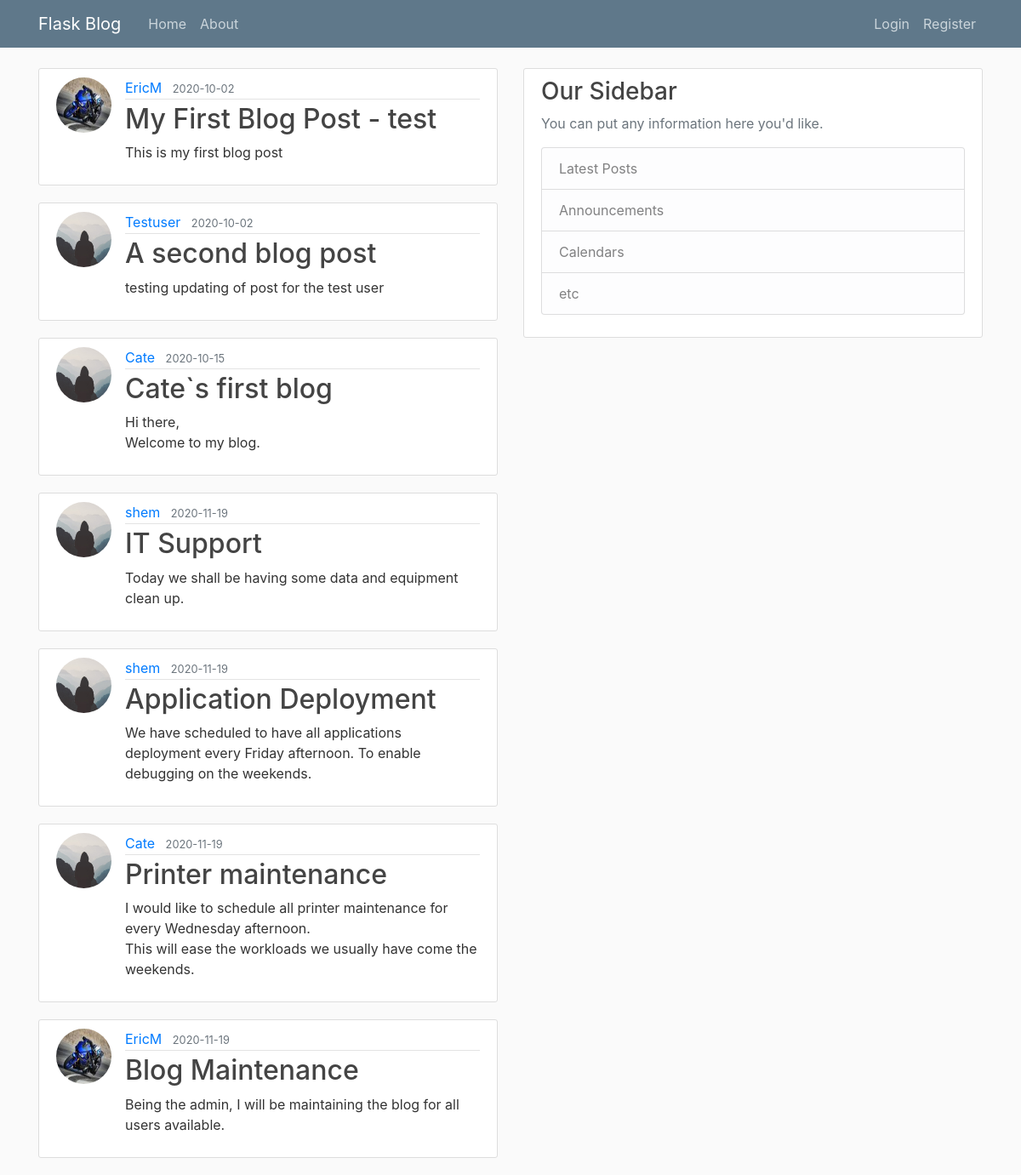
The page / on the database its author committed.
### flaskblog/models.py (models this page shows, shortened)
class Post(db.Model):
    id = db.Column(db.Integer, primary_key=True)
    title = db.Column(db.String(100), nullable=False)
    date_posted = db.Column(db.DateTime, nullable=False, default=datetime.utcnow)
    content = db.Column(db.Text, nullable=False)
    user_id = db.Column(db.Integer, db.ForeignKey('user.id'), nullable=False)

class User(db.Model, UserMixin):
    id = db.Column(db.Integer, primary_key=True)
    username = db.Column(db.String(20), unique=True, nullable=False)
    email = db.Column(db.String(120), unique=True, nullable=False)
    image_file = db.Column(db.String(20), nullable=False, default='default.jpg')
    password = db.Column(db.String(60), nullable=False)
    posts = db.relationship('Post', backref='author', lazy=True)

### flaskblog/routes.py (the view)
@app.route('/')
def home():
    posts = Post.query.all()
    return render_template('home.html', posts=posts)

### flaskblog/templates/home.html
{% extends "layout.html" %}
{% block content %}
 {% for post in posts%}
    <article class="media content-section">
        <img class="rounded-circle article-img" src="{{ url_for('static', filename='profile_pics/' + post.author.image_file) }}">
    <div class="media-body">
      <div class="article-metadata">
        <a class="mr-2" href="#">{{ post.author.username }}</a>
        <small class="text-muted">{{ post.date_posted.strftime('%Y-%m-%d') }}</small>
      </div>
      <h2><a class="article-title" href="{{ url_for('post', post_id=post.id) }}">{{ post.title }}</a></h2>
      <p class="article-content">{{ post.content }}</p>
    </div>
    </article>
 {% endfor %}
{% endblock content%}

### flaskblog/templates/layout.html (shortened to what this page needs)
<!DOCTYPE html>
<html>
<head>
    <link rel="stylesheet" href="https://stackpath.bootstrapcdn.com/bootstrap/4.4.1/css/bootstrap.min.css">
    <link rel="stylesheet" type="text/css" href="{{ url_for('static', filename='main.css') }}">
</head>
<body>
  <header class="site-header">
  <nav class="navbar navbar-expand-md navbar-dark bg-steel fixed-top">
    <div class="container">
      <a class="navbar-brand mr-4" href="/">Flask Blog</a>
      <div class="collapse navbar-collapse" id="navbarToggle">
        <div class="navbar-nav mr-auto">
          <a class="nav-item nav-link" href="{{ url_for('home') }}">Home</a>
          <a class="nav-item nav-link" href="{{ url_for('about') }}">About</a>
        </div>
        <div class="navbar-nav">
            {% if current_user.is_authenticated %}
               <a class="nav-item nav-link" href="{{ url_for('new_post') }}">New Post</a>
               <a class="nav-item nav-link" href="{{ url_for('account') }}">Account</a>
               <a class="nav-item nav-link" href="{{ url_for('logout') }}">Logout</a>
            {% else %}
               <a class="nav-item nav-link" href="{{ url_for('login') }}">Login</a>
               <a class="nav-item nav-link" href="{{ url_for('register') }}">Register</a>
            {% endif %}
        </div>
      </div>
    </div>
  </nav>
  </header>
  <main role="main" class="container">
  <div class="row">
    <div class="col-md-6">
      {% block content %}{% endblock %}
    </div>
    <div class="col-md-6">
      <div class="content-section">
        <h3>Our Sidebar</h3>
        <p class='text-muted'>You can put any information here you'd like.
          <ul class="list-group">
            <li class="list-group-item list-group-item-light">Latest Posts</li>
            <li class="list-group-item list-group-item-light">Announcements</li>
            <li class="list-group-item list-group-item-light">Calendars</li>
            <li class="list-group-item list-group-item-light">etc</li>
          </ul>
        </p>
      </div>
    </div>
  </div>
  </main>
</body>
</html>

### flaskblog/static/main.css (style rules this page uses)
body { background: #fafafa; color: #333333; margin-top: 5rem; }
h1, h2, h3, h4, h5, h6 { color: #444444; }
.bg-steel { background-color: #5f788a; }
.site-header .navbar-nav .nav-link { color: #cbd5db; }
.content-section { background: #ffffff; padding: 10px 20px; border: 1px solid #dddddd; border-radius: 3px; margin-bottom: 20px; }
.article-title { color: #444444; }
.article-content { white-space: pre-line; }
.article-img { height: 65px; width: 65px; margin-right: 16px; }
.article-metadata { padding-bottom: 1px; margin-bottom: 4px; border-bottom: 1px solid #e3e3e3 }

### rows shown on the page
Post: image_file (picture), author.username "EricM", date_posted "2020-10-02", title "My First Blog Post - test", content "This is my first blog post"
Post: image_file (placeholder picture), author.username "Testuser", date_posted "2020-10-02", title "A second blog post", content "testing updating of post for the test user"
Post: image_file (placeholder picture), author.username "Cate", date_posted "2020-10-15", title "Cate`s first blog", content "Hi there, Welcome to my blog."
Post: image_file (placeholder picture), author.username "shem", date_posted "2020-11-19", title "IT Support", content "Today we shall be having some data and equipment clean up."
Post: image_file (placeholder picture), author.username "shem", date_posted "2020-11-19", title "Application Deployment", content "We have scheduled to have all applications deployment every Friday afternoon. To enable debugging on the weekends."
Post: image_file (placeholder picture), author.username "Cate", date_posted "2020-11-19", title "Printer maintenance", content "I would like to schedule all printer maintenance for every Wednesday afternoon. This will ease the workloads we usually have come the weekends."
Post: image_file (picture), author.username "EricM", date_posted "2020-11-19", title "Blog Maintenance", content "Being the admin, I will be maintaining the blog for all users available."
